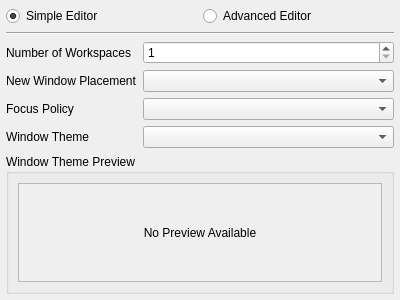
<?xml version="1.0" encoding="UTF-8"?>
<ui version="4.0">
 <class>page_fluxbox_settings</class>
 <widget class="QWidget" name="page_fluxbox_settings">
  <property name="geometry">
   <rect>
    <x>0</x>
    <y>0</y>
    <width>400</width>
    <height>300</height>
   </rect>
  </property>
  <property name="windowTitle">
   <string>Form</string>
  </property>
  <layout class="QVBoxLayout" name="verticalLayout">
   <property name="leftMargin">
    <number>6</number>
   </property>
   <property name="topMargin">
    <number>6</number>
   </property>
   <property name="rightMargin">
    <number>6</number>
   </property>
   <property name="bottomMargin">
    <number>6</number>
   </property>
   <item>
    <layout class="QHBoxLayout" name="horizontalLayout">
     <item>
      <widget class="QRadioButton" name="radio_simple">
       <property name="text">
        <string>Simple Editor</string>
       </property>
       <property name="checked">
        <bool>true</bool>
       </property>
      </widget>
     </item>
     <item>
      <widget class="QRadioButton" name="radio_advanced">
       <property name="text">
        <string>Advanced Editor</string>
       </property>
      </widget>
     </item>
    </layout>
   </item>
   <item>
    <widget class="Line" name="line">
     <property name="orientation">
      <enum>Qt::Horizontal</enum>
     </property>
    </widget>
   </item>
   <item>
    <widget class="QStackedWidget" name="stackedWidget">
     <property name="currentIndex">
      <number>0</number>
     </property>
     <widget class="QWidget" name="page_simple">
      <layout class="QVBoxLayout" name="verticalLayout_2">
       <property name="leftMargin">
        <number>0</number>
       </property>
       <property name="topMargin">
        <number>0</number>
       </property>
       <property name="rightMargin">
        <number>0</number>
       </property>
       <property name="bottomMargin">
        <number>0</number>
       </property>
       <item>
        <layout class="QFormLayout" name="formLayout_4">
         <item row="0" column="0">
          <widget class="QLabel" name="label_2">
           <property name="text">
            <string>Number of Workspaces</string>
           </property>
          </widget>
         </item>
         <item row="0" column="1">
          <widget class="QSpinBox" name="spin_session_wkspaces">
           <property name="minimum">
            <number>1</number>
           </property>
           <property name="maximum">
            <number>10</number>
           </property>
          </widget>
         </item>
         <item row="1" column="0">
          <widget class="QLabel" name="label">
           <property name="text">
            <string>New Window Placement</string>
           </property>
          </widget>
         </item>
         <item row="1" column="1">
          <widget class="QComboBox" name="combo_session_wloc"/>
         </item>
         <item row="2" column="0">
          <widget class="QLabel" name="label_6">
           <property name="text">
            <string>Focus Policy</string>
           </property>
          </widget>
         </item>
         <item row="2" column="1">
          <widget class="QComboBox" name="combo_session_wfocus"/>
         </item>
         <item row="3" column="0">
          <widget class="QLabel" name="label_13">
           <property name="text">
            <string>Window Theme</string>
           </property>
          </widget>
         </item>
         <item row="3" column="1">
          <widget class="QComboBox" name="combo_session_wtheme"/>
         </item>
        </layout>
       </item>
       <item>
        <widget class="QGroupBox" name="group_session_preview">
         <property name="sizePolicy">
          <sizepolicy hsizetype="Preferred" vsizetype="Expanding">
           <horstretch>0</horstretch>
           <verstretch>0</verstretch>
          </sizepolicy>
         </property>
         <property name="title">
          <string>Window Theme Preview</string>
         </property>
         <layout class="QVBoxLayout" name="verticalLayout_12">
          <item>
           <widget class="QScrollArea" name="scrollArea">
            <property name="widgetResizable">
             <bool>true</bool>
            </property>
            <widget class="QWidget" name="scrollAreaWidgetContents">
             <property name="geometry">
              <rect>
               <x>0</x>
               <y>0</y>
               <width>362</width>
               <height>69</height>
              </rect>
             </property>
             <property name="sizePolicy">
              <sizepolicy hsizetype="Expanding" vsizetype="Expanding">
               <horstretch>0</horstretch>
               <verstretch>0</verstretch>
              </sizepolicy>
             </property>
             <layout class="QVBoxLayout" name="verticalLayout_13">
              <property name="leftMargin">
               <number>1</number>
              </property>
              <property name="topMargin">
               <number>1</number>
              </property>
              <property name="rightMargin">
               <number>1</number>
              </property>
              <property name="bottomMargin">
               <number>1</number>
              </property>
              <item>
               <widget class="QLabel" name="label_session_wpreview">
                <property name="sizePolicy">
                 <sizepolicy hsizetype="Expanding" vsizetype="Expanding">
                  <horstretch>0</horstretch>
                  <verstretch>0</verstretch>
                 </sizepolicy>
                </property>
                <property name="styleSheet">
                 <string notr="true"/>
                </property>
                <property name="frameShape">
                 <enum>QFrame::NoFrame</enum>
                </property>
                <property name="frameShadow">
                 <enum>QFrame::Sunken</enum>
                </property>
                <property name="text">
                 <string>No Preview Available</string>
                </property>
                <property name="scaledContents">
                 <bool>false</bool>
                </property>
                <property name="alignment">
                 <set>Qt::AlignCenter</set>
                </property>
               </widget>
              </item>
             </layout>
            </widget>
           </widget>
          </item>
         </layout>
        </widget>
       </item>
      </layout>
     </widget>
     <widget class="QWidget" name="page_advanced">
      <layout class="QVBoxLayout" name="verticalLayout_3">
       <property name="leftMargin">
        <number>0</number>
       </property>
       <property name="topMargin">
        <number>0</number>
       </property>
       <property name="rightMargin">
        <number>0</number>
       </property>
       <property name="bottomMargin">
        <number>0</number>
       </property>
       <item>
        <widget class="QPlainTextEdit" name="text_file">
         <property name="lineWrapMode">
          <enum>QPlainTextEdit::NoWrap</enum>
         </property>
        </widget>
       </item>
      </layout>
     </widget>
    </widget>
   </item>
  </layout>
 </widget>
 <resources/>
 <connections/>
</ui>
